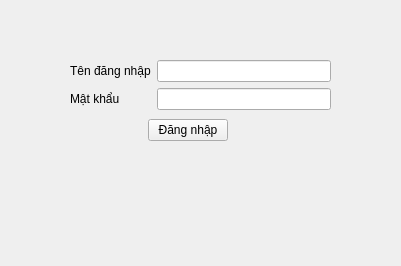
<?xml version="1.0" encoding="UTF-8"?>
<ui version="4.0">
 <class>Login</class>
 <widget class="QWidget" name="Login">
  <property name="geometry">
   <rect>
    <x>0</x>
    <y>0</y>
    <width>401</width>
    <height>266</height>
   </rect>
  </property>
  <property name="windowTitle">
   <string>Form</string>
  </property>
  <widget class="QWidget" name="verticalLayoutWidget">
   <property name="geometry">
    <rect>
     <x>70</x>
     <y>60</y>
     <width>261</width>
     <height>81</height>
    </rect>
   </property>
   <layout class="QVBoxLayout" name="verticalLayout">
    <item>
     <layout class="QFormLayout" name="formLayout">
      <item row="0" column="0">
       <widget class="QLabel" name="label">
        <property name="text">
         <string>Tên đăng nhập</string>
        </property>
       </widget>
      </item>
      <item row="1" column="0">
       <widget class="QLabel" name="label_2">
        <property name="text">
         <string>Mật khẩu</string>
        </property>
       </widget>
      </item>
      <item row="1" column="1">
       <widget class="QLineEdit" name="password"/>
      </item>
      <item row="0" column="1">
       <widget class="QLineEdit" name="username"/>
      </item>
     </layout>
    </item>
    <item>
     <layout class="QHBoxLayout" name="horizontalLayout_2">
      <item>
       <spacer name="horizontalSpacer_6">
        <property name="orientation">
         <enum>Qt::Horizontal</enum>
        </property>
        <property name="sizeType">
         <enum>QSizePolicy::Preferred</enum>
        </property>
        <property name="sizeHint" stdset="0">
         <size>
          <width>78</width>
          <height>20</height>
         </size>
        </property>
       </spacer>
      </item>
      <item>
       <widget class="QPushButton" name="login_btn">
        <property name="text">
         <string>Đăng nhập</string>
        </property>
       </widget>
      </item>
      <item>
       <spacer name="horizontalSpacer_2">
        <property name="orientation">
         <enum>Qt::Horizontal</enum>
        </property>
        <property name="sizeHint" stdset="0">
         <size>
          <width>40</width>
          <height>20</height>
         </size>
        </property>
       </spacer>
      </item>
     </layout>
    </item>
   </layout>
  </widget>
 </widget>
 <resources/>
 <connections/>
</ui>
